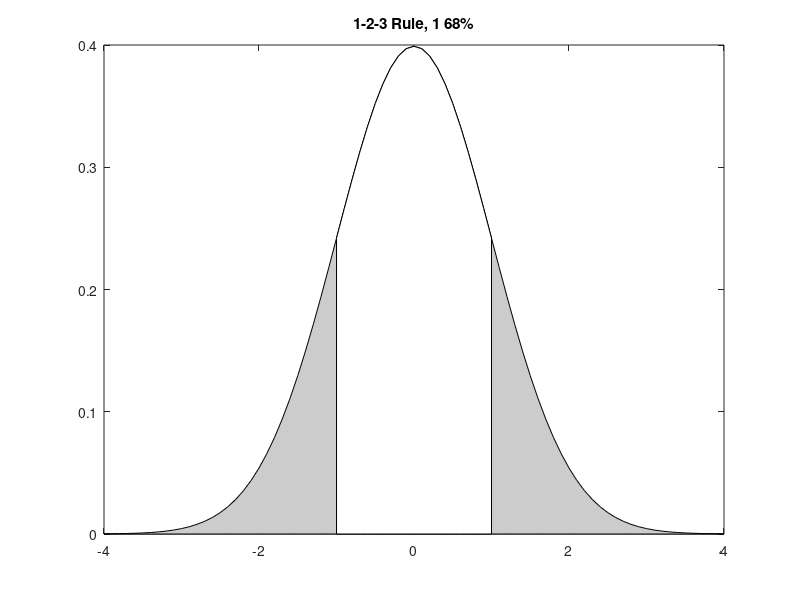

This figure's MATLAB source: (Note: this script raises an error after producing the figure.)
%% Chapter 03: The Shape of Distributions
% Selected solutions for Chapter 03 The Shape of Distributions
% 
% The Shape of Distributions (1-2-3 Rules)
% 
%  * Plot 1 rule  
%  * Plot 2 rule 
%  * Plot 3 rule 
%
%  * Reference: Statistics Unplugged 3rd Edition
%  * Zihan Chen
%  * 2015-03-26 


%% 1 Rule 

clc; clear;

% Plot -1 to 1 as white, other grey 
x = -4:0.1:4;
y = normpdf(x);
area(x,y,'FaceColor',[0.8,0.8,0.8]);

hold on;
x1 = -1:0.1:1;
y1 = normpdf(x1);
area(x1,y1,'FaceColor','w');
title('1-2-3 Rule, 1 68%');
yaxis([0, 0.5]);
xlabel('Z Value');
ylabel('Prability');

% Compute the 1 68%  
c = normcdf([-1 1]);
carea = c(2) - c(1);
careastr = sprintf('area 1 = %0.3f', carea);
disp(careastr);

%% 2 Rule 
% pause;
hold on;
x2 = -2:0.1:2;
y2 = normpdf(x2);
area(x2,y2,'FaceColor','w');
title('1-2-3 Rule, 2 95%');

% Compute the 2 68%  
c = normcdf([-2 2]);
carea = c(2) - c(1);
careastr = sprintf('area 2 = %0.3f', carea);
disp(careastr);

%% 3 Rule 
% pause;
hold on;
x3 = -3:0.1:3;
y3 = normpdf(x3);
area(x3,y3,'FaceColor','w');
title('1-2-3 Rule, 3 99%');

% Compute the 2 68%  
c = normcdf([-3 3]);
carea = c(2) - c(1);
careastr = sprintf('area 3 = %0.3f', carea);
disp(careastr);











